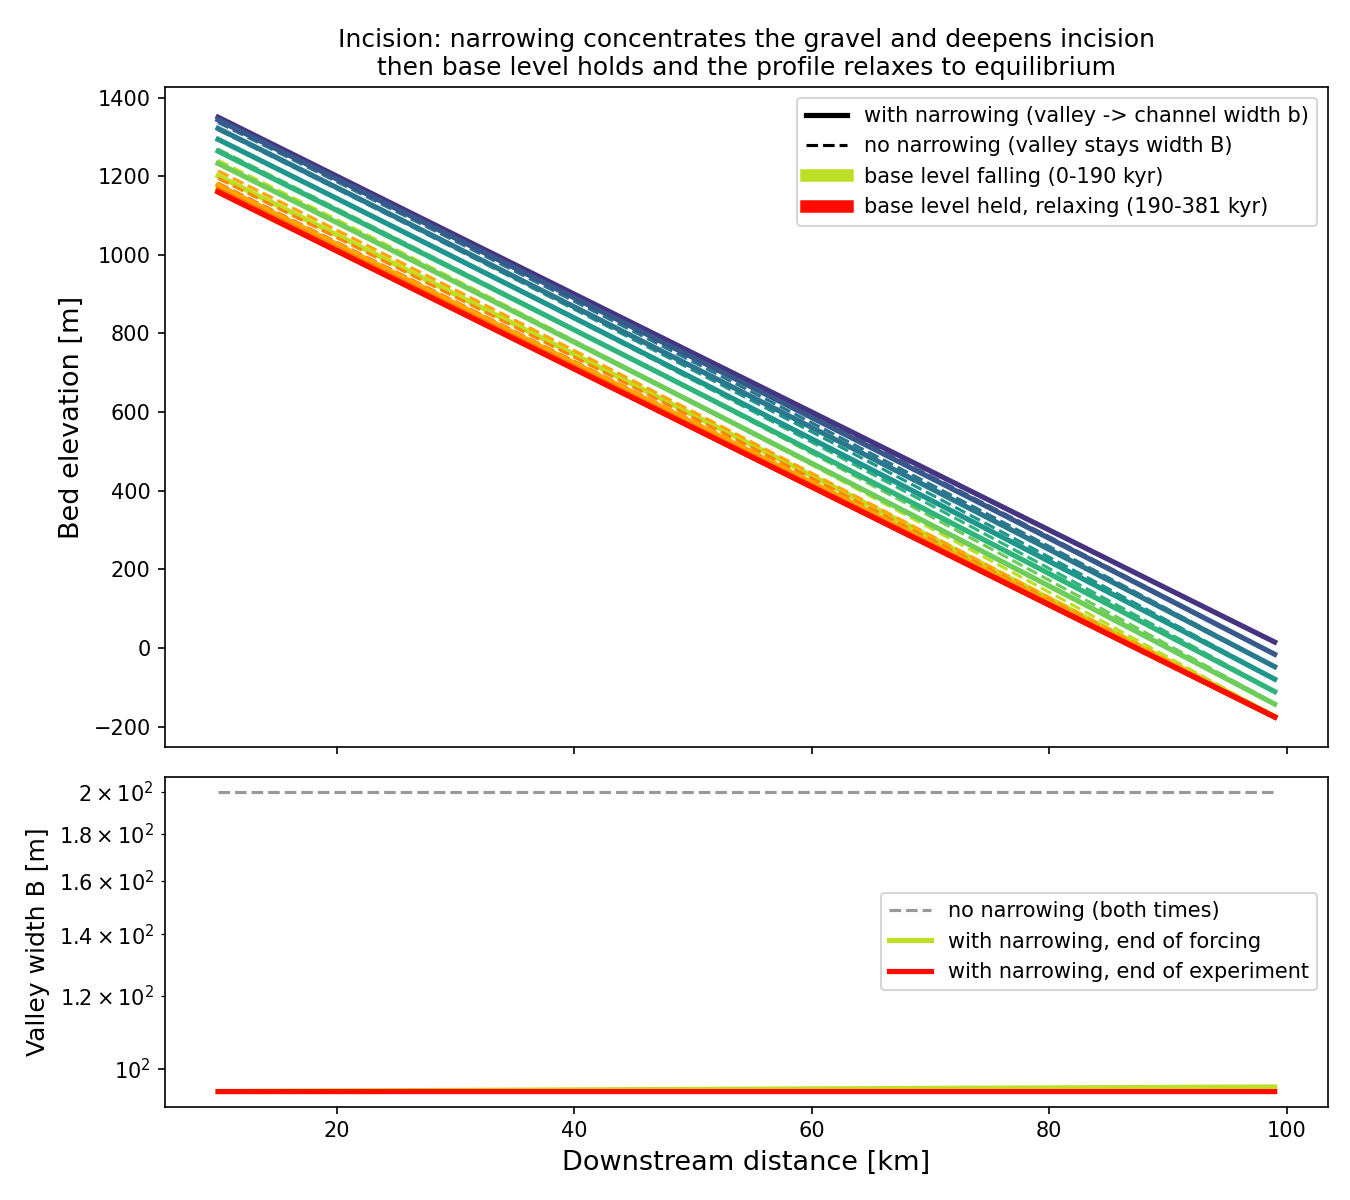

This chart was generated by the following Python code:
# incision_narrowing.py
#
# Valley-dynamics demo (2 of 2): incision with and without valley narrowing.
#
# This is the mirror image of aggradation_deposition.py.  A gravel long profile
# is spun up to steady state and then run in two phases:
#
#   Phase 1 (forcing) -- base level falls at a constant rate, driving incision
#     (the same base-level knob as the aggradation demo, opposite sign).
#   Phase 2 (relaxation) -- base level is held fixed and the profile relaxes the
#     rest of the way toward its new, lower equilibrium.
#
# In each phase we compare two rivers:
#
#   * WITHOUT narrowing -- the valley keeps its full width B as the bed incises,
#     and
#   * WITH narrowing    -- where the bed incises the channel abandons its
#     floodplain and, with vertical walls, the valley collapses to the channel
#     width b while the walls grow by the incision depth (Turowski-style vertical
#     entrenchment).
#
# The narrowed valley concentrates the gravel storage into a much smaller width
# (b << B), so the channel bed responds faster to the falling base level and
# incises more during forcing.
#
# Lateral migration is now switched on (the "channel lateral mobility"): it
# widens the valley back toward its prescribed width B_max (Turowski et al.,
# 2025), competing with the incision-driven narrowing.  At this migration rate it
# is gentle -- it keeps the valley from fully collapsing during forcing and lets
# it re-widen a little once incision ceases in Phase 2.  The lower panel shows the
# valley width B at both the end of forcing and the end of the experiment, so the
# re-widening is visible.
#
# For simplicity in these tests the initial valley width is uniform along the
# whole domain, so B_max is a single value everywhere.

import numpy as np
from matplotlib import pyplot as plt

import grlp

YEAR = 3.15e7


def build_steady_profile():
    """A canonical gravel long profile evolved to steady state (no forcing).

    Identical spin-up to aggradation_deposition.py (Wickert & Schildgen, 2019,
    Fig. 2 geometry), so the two demos start from the same river.
    """
    S0 = 1.5e-2
    lp = grlp.LongProfile()
    lp.set_intermittency(0.8)
    lp.basic_constants()
    lp.bedload_lumped_constants()
    lp.set_hydrologic_constants()
    lp.set_x(dx=1000.0, nx=90, x0=10000.0)
    lp.set_z(S0=-S0)
    lp.set_A(k_xA=1.0)
    lp.set_Q(Q=10.0)                       # uniform discharge along the domain
    lp.set_B(B=200.0)                      # uniform valley width B (= B_max)
    lp.set_uplift_rate(0.0)
    lp.set_niter(3)
    lp.set_Qs_input_upstream(lp.k_Qs * lp.Q[0] * S0 ** (7 / 6.0))
    lp.set_z_bl(0.0)
    lp.evolve_threshold_width_river(nt=60, dt=1.0e13)
    return lp


# Forcing and sampling (mirror of the aggradation demo: same rate and cadence,
# opposite sign of base-level change).
FALL_RATE = 1.0e-3 / YEAR   # base-level fall rate [m/s] -> incision
ZETADOT = 1.0e-9           # lateral migration rate [m/s] -> valley widening
GRAIN_D = 0.05             # grain size [m], needed to resolve channel width & depth
N_FORCE = 6                # long-profile snapshots during forcing
N_RELAX = 6                # long-profile snapshots during relaxation
NT_SNAP = 10               # solver steps between snapshots
DT = 1.0e11                # time step [s]


def run(with_narrowing):
    """Evolve through forcing then relaxation.

    Returns (x, forcing-snapshots, relaxation-snapshots, B-at-forcing-end,
    B-at-experiment-end).  The forcing list includes the initial steady profile.
    """
    lp = build_steady_profile()
    lp.D = GRAIN_D
    # Lateral migration (the channel mobility) widens the valley back toward
    # B_max in both cases; the toggle is the incision-narrowing feedback.
    lp.set_lateral_migration_rate(ZETADOT)
    lp.set_valley_dynamics(widen_by_migration=True)
    if with_narrowing:
        lp.set_valley_dynamics(narrow_by_incision=True)

    def B_now():
        return np.broadcast_to(np.asarray(lp.B, dtype=float), lp.x.shape).copy()

    # Phase 1: base level falls, one step at a time so it drops smoothly.
    forcing = [lp.z.copy()]
    for _ in range(N_FORCE):
        for _ in range(NT_SNAP):
            lp.set_z_bl(lp.z_bl - FALL_RATE * DT)
            lp.evolve_threshold_width_river(nt=1, dt=DT)
        forcing.append(lp.z.copy())
    B_force = B_now()                # valley width at the end of forcing

    # Phase 2: base level held fixed; the profile relaxes toward equilibrium.
    relaxation = []
    for _ in range(N_RELAX):
        lp.evolve_threshold_width_river(nt=NT_SNAP, dt=DT)
        relaxation.append(lp.z.copy())
    B_final = B_now()                # valley width at the end of the experiment

    return lp.x, forcing, relaxation, B_force, B_final


x, force_wide, relax_wide, B_wide_force, B_wide_final = run(with_narrowing=False)
_, force_narrow, relax_narrow, B_narrow_force, B_narrow_final = run(with_narrowing=True)

t_force_kyr = N_FORCE * NT_SNAP * DT / YEAR / 1.0e3
t_total_kyr = (N_FORCE + N_RELAX) * NT_SNAP * DT / YEAR / 1.0e3

fig, (ax_prof, ax_B) = plt.subplots(
    2, 1, figsize=(9, 8), height_ratios=[2, 1], sharex=True)

# Long profiles.  Forcing phase in a cool ramp, relaxation phase in a warm ramp;
# within each, light -> dark is early -> late.  Solid = with narrowing, dashed
# = without.
cool = plt.cm.viridis(np.linspace(0.15, 0.9, N_FORCE + 1))
warm = plt.cm.autumn_r(np.linspace(0.35, 0.95, N_RELAX))
for zs, c in zip(force_wide, cool):
    ax_prof.plot(x / 1e3, zs, color=c, lw=1.5, ls='--')
for zs, c in zip(force_narrow, cool):
    ax_prof.plot(x / 1e3, zs, color=c, lw=2.5)
for zs, c in zip(relax_wide, warm):
    ax_prof.plot(x / 1e3, zs, color=c, lw=1.5, ls='--')
for zs, c in zip(relax_narrow, warm):
    ax_prof.plot(x / 1e3, zs, color=c, lw=2.5)
ax_prof.plot([], [], 'k-', lw=2.5, label='with narrowing (valley -> channel width b)')
ax_prof.plot([], [], 'k--', lw=1.5, label='no narrowing (valley stays width B)')
ax_prof.plot([], [], color=cool[-1], lw=6, label='base level falling (0-%.0f kyr)' % t_force_kyr)
ax_prof.plot([], [], color=warm[-1], lw=6,
             label='base level held, relaxing (%.0f-%.0f kyr)' % (t_force_kyr, t_total_kyr))
ax_prof.set_ylabel('Bed elevation [m]', fontsize=13)
ax_prof.set_title(
    'Incision: narrowing concentrates the gravel and deepens incision\n'
    'then base level holds and the profile relaxes to equilibrium',
    fontsize=12)
ax_prof.legend(fontsize=10, loc='upper right')

# Valley width at two times, colour-matched to the profile phases: end of
# forcing (cool) vs end of experiment (warm).  Without narrowing B keeps its full
# width (migration does not widen a valley already wider than W0); with narrowing
# it collapses during incision, then re-widens by migration once incision ceases.
ax_B.semilogy(x / 1e3, B_wide_force, color='0.6', ls='--', lw=1.5,
              label='no narrowing (both times)')
ax_B.semilogy(x / 1e3, B_narrow_force, color=cool[-1], lw=2.5,
              label='with narrowing, end of forcing')
ax_B.semilogy(x / 1e3, B_narrow_final, color=warm[-1], lw=2.5,
              label='with narrowing, end of experiment')
ax_B.set_xlabel('Downstream distance [km]', fontsize=13)
ax_B.set_ylabel('Valley width B [m]', fontsize=12)
ax_B.legend(fontsize=10, loc='center right')

fig.tight_layout()
fig.savefig('incision_narrowing.png', dpi=150)
print('Wrote incision_narrowing.png')
print('bed drop at x0 -- no narrowing: end of forcing %.1f m, final %.1f m'
      % (force_wide[0][0] - force_wide[-1][0], force_wide[0][0] - relax_wide[-1][0]))
print('bed drop at x0 -- with narrowing: end of forcing %.1f m, final %.1f m'
      % (force_narrow[0][0] - force_narrow[-1][0], force_narrow[0][0] - relax_narrow[-1][0]))
plt.show()
